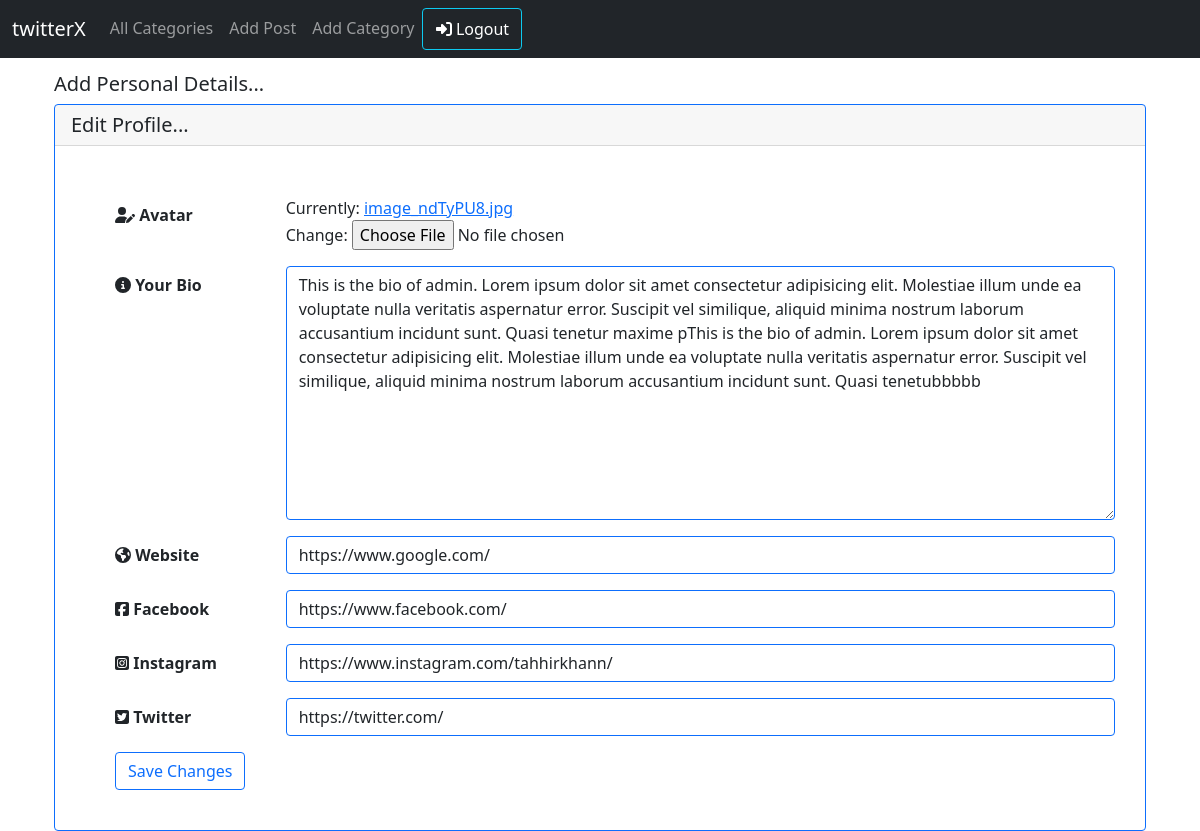
/app2/editProfilePage (signed in), run on the app's committed database.
### app2/models.py (models this page shows, shortened)
class Profile(models.Model):
    user = models.OneToOneField(User, null=True, on_delete=models.CASCADE)
    avatar = models.ImageField(null=True, blank=True)
    bio = models.TextField(max_length=500)
    website_url = models.CharField(max_length=255, null=True, blank=True)
    facebook_url = models.CharField(max_length=255, null=True, blank=True)
    instagram_url = models.CharField(max_length=255, null=True, blank=True)
    twitter_url = models.CharField(max_length=255, null=True, blank=True)

### app2/views.py (the view, shortened to what this page needs)
# urls.py: path('editProfilePage', views.editProfilePage, name='editProfielPage'),
def editProfilePage(request):
    user = request.user
    user_instance = user.profile
    form = ProfileForm(instance=user_instance)
    context_dict = {
        'form': form,
    }
    return render(request, 'app2/editProfilePage.html', context_dict)

### app2/forms.py
class ProfileForm(forms.ModelForm):
    avatar = forms.ImageField()
    bio = forms.CharField(widget=forms.Textarea(attrs={'class': 'form-control border-primary'}))
    website_url = forms.CharField(widget=forms.TextInput(attrs={'class': 'form-control border-primary'}))
    facebook_url = forms.CharField(widget=forms.TextInput(attrs={'class': 'form-control border-primary'}))
    instagram_url = forms.CharField(widget=forms.TextInput(attrs={'class': 'form-control border-primary'}))
    twitter_url = forms.CharField(widget=forms.TextInput(attrs={'class': 'form-control border-primary'}))
    class Meta:
        model = Profile
        fields = ['avatar', 'bio', 'website_url', 'facebook_url', 'instagram_url', 'twitter_url']

### app2/templates/app2/editProfilePage.html (shortened to what this page needs)
{% include 'app/nav.html' %}
{% load static %}
<!DOCTYPE html>
<html lang="en">
<head>
    <link href="https://cdn.jsdelivr.net/npm/bootstrap@5.1.3/dist/css/bootstrap.min.css" rel="stylesheet"
>
</head>
<body class="container">
    <div class="container">
        <h5>Add Personal Details...</h5>
        <div class="card border-primary">
            <h5 class="card-header">Edit Profile... </h5>
            <form class="formC" action="{% url 'editProfielPage' %}" method="post" enctype="multipart/form-data">
                <div class="row mb-3">
                    <label for="inputPassword3" class="col-sm-2 col-form-label"><strong><i
                                class="fa-solid fa-user-pen"></i>
                            Avatar</strong></label>
                    <div class="col-sm-10">
                        {{ form.avatar }}
                    </div>
                </div>
                <div class="row mb-3 htt">
                    <label for="inputPassword3" class="col-sm-2 col-form-label"><strong><i
                                class="fa-solid fa-circle-info"></i>
                            Your Bio</strong></label>
                    <div class="col-sm-10">
                        {{ form.bio }}
                    </div>
                </div>
                <div class="row mb-3">
                    <label for="inputPassword3" class="col-sm-2 col-form-label"><strong><i
                                class="fa-solid fa-earth-americas"></i>
                            Website</strong></label>
                    <div class="col-sm-10">
                        {{ form.website_url }}
                    </div>
                </div>
                <div class="row mb-3">
                    <label for="inputPassword3" class="col-sm-2 col-form-label"><strong><i
                                class="fa-brands fa-facebook-square"></i>
                            Facebook</strong></label>
                    <div class="col-sm-10">
                        {{ form.facebook_url }}
                    </div>
                </div>
                <div class="row mb-3">
                    <label for="inputPassword3" class="col-sm-2 col-form-label"><strong><i
                                class="fa-brands fa-instagram-square"></i>
                            Instagram</strong></label>
                    <div class="col-sm-10">
                        {{ form.instagram_url }}
                    </div>
                </div>
                <div class="row mb-3">
                    <label for="inputPassword3" class="col-sm-2 col-form-label"><strong><i
                                class="fa-brands fa-twitter-square"></i>
                            Twitter</strong></label>
                    <div class="col-sm-10">
                        {{ form.twitter_url }}
                    </div>
                </div>
                <input class="btn btn-outline-primary" type="submit" value="Save Changes" id="">
            </form>
        </div>
</body>
</html>

### app2/templates/app2/editProfilePage.html (style rules this page uses)
.formC { padding-left: 60px; padding-top: 50px; padding-bottom: 40px; padding-right: 30px; }

### data on the page
Profile: bio "This is the bio of admin. Lorem ipsum dolor sit amet consectetur adipisicing elit. Molestiae illum unde ea voluptate nulla veritatis aspernatur error. Suscipit vel similique, aliquid minima nostrum laborum accusantium incidunt sunt. Quasi tenetur maxime pThis is the bio of admin. Lorem ipsum dolor sit amet consectetur adipisicing elit. Molestiae illum unde ea voluptate nulla veritatis aspernatur error. Suscipit vel similique, aliquid minima nostrum laborum accusantium incidunt sunt. Quasi tenetubbbbb", website_url "https://www.google.com/", facebook_url "https://www.facebook.com/", instagram_url "https://www.instagram.com/tahhirkhann/", twitter_url "https://twitter.com/"
